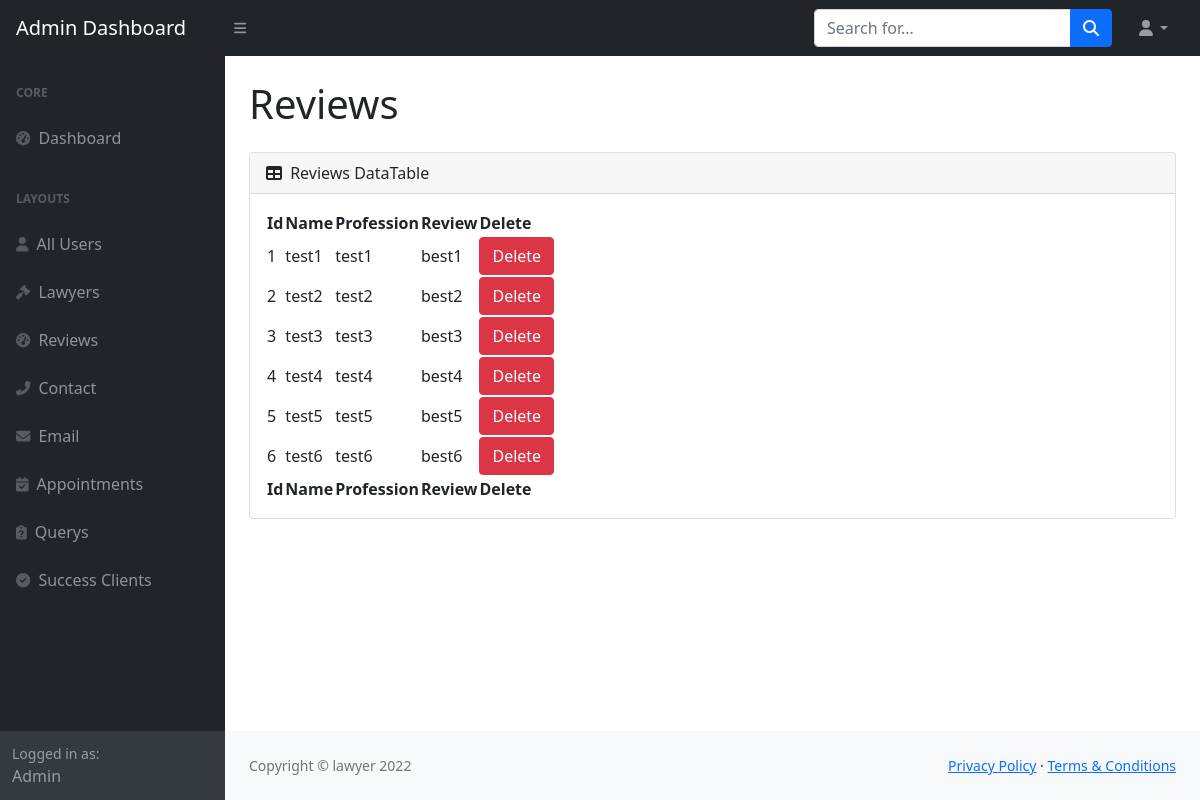
The page /Admin/reviews.php (signed in) on the database its author committed.
### tables this page shows
CREATE TABLE `client_review` (
  `Id` int(11) NOT NULL,
  `Name` varchar(255) NOT NULL,
  `Profession` varchar(255) NOT NULL,
  `Review` varchar(255) NOT NULL
);

### Admin/reviews.php (the view, shortened to what this page needs)
<?php
    include_once("./include/conn.inc.php");
    include_once("header.php");
    if ($_SESSION["role"] == "0") {
?>
<div id="layoutSidenav_content">
    <main>
        <div class="container-fluid px-4">
            <h1 class="mt-4 mb-4">Reviews</h1>
            <div class="card mb-4">
                <div class="card-header">
                    <i class="fas fa-table me-1"></i>
                    Reviews DataTable
                </div>
                <div class="card-body">
                    <table id="datatablesSimple">
                        <thead>
                            <tr>
                                <th>Id</th>
                                <th>Name</th>
                                <th>Profession</th>
                                <th>Review</th>
                                <th>Delete</th>
                            </tr>
                        </thead>
                        <tfoot>
                            <tr>
                                <th>Id</th>
                                <th>Name</th>
                                <th>Profession</th>
                                <th>Review</th>
                                <th>Delete</th>
                            </tr>
                        </tfoot>
                        <?php
                            $query = "SELECT * FROM `client_review`";
                            $result = mysqli_query($conn, $query);
                            if (mysqli_num_rows($result)) {
                                while ($row = mysqli_fetch_array($result)) {
                        ?>
                        <tbody>
                            <tr>
                                <td><?php echo $row[0] ?></td>
                                <td><?php echo $row[1] ?></td>
                                <td><?php echo $row[2] ?></td>
                                <td><?php echo $row[3] ?></td>
                                <td><button type="button" value="<?php echo $row[0]; ?>" class="btn btn-danger deleteBtn" data-bs-toggle="modal" data-bs-target="#modalDelete">Delete</button></td>
                            </tr>
                        </tbody>
                        <?php
                                }
                            }
                        ?>
                    </table>
                </div>
            </div>
        </div>
    </main>
<?php
include_once("footer.php");
?>
<?php
    }
    else {
    ?>
    <script>
        window.location.assign("../Admin/login.php");
    </script>
    <?php
    }
?>

### Admin/header.php (shortened to what this page needs)
<!DOCTYPE html>
<html lang="en">
    <head>
        <link href="https://cdn.jsdelivr.net/npm/bootstrap@5.1.3/dist/css/bootstrap.min.css" rel="stylesheet">
        <link href="https://cdn.jsdelivr.net/npm/simple-datatables@latest/dist/style.css" rel="stylesheet" />
        <link href="css/styles.css" rel="stylesheet" />
    </head>
    <body class="sb-nav-fixed">
        <nav class="sb-topnav navbar navbar-expand navbar-dark bg-dark">
            <a class="navbar-brand ps-3" href="index.php">Admin Dashboard</a>
            <button class="btn btn-link btn-sm order-1 order-lg-0 me-4 me-lg-0" id="sidebarToggle" href="#!"><i class="fas fa-bars"></i></button>
            <form class="d-none d-md-inline-block form-inline ms-auto me-0 me-md-3 my-2 my-md-0">
                <div class="input-group">
                    <input class="form-control" type="text" placeholder="Search for..." aria-label="Search for..." aria-describedby="btnNavbarSearch" />
                    <button class="btn btn-primary" id="btnNavbarSearch" type="button"><i class="fas fa-search"></i></button>
                </div>
            </form>
            <ul class="navbar-nav ms-auto ms-md-0 me-3 me-lg-4">
                <li class="nav-item dropdown">
                    <a class="nav-link dropdown-toggle" id="navbarDropdown" href="#" role="button" data-bs-toggle="dropdown" aria-expanded="false"><i class="fas fa-user fa-fw"></i></a>
                </li>
            </ul>
        </nav>
        <div id="layoutSidenav">
            <div id="layoutSidenav_nav">
                <nav class="sb-sidenav accordion sb-sidenav-dark" id="sidenavAccordion">
                    <div class="sb-sidenav-menu">
                        <div class="nav">
                            <div class="sb-sidenav-menu-heading">Core</div>
                            <a class="nav-link" href="index.php">
                                <div class="sb-nav-link-icon"><i class="fas fa-tachometer-alt"></i></div>
                                Dashboard
                            </a>
                            <div class="sb-sidenav-menu-heading">Layouts</div>
                            <a class="nav-link" href="users.php">
                                <div class="sb-nav-link-icon"><i class="fas fa-user"></i></div>
                                All Users
                            </a>
                            <a class="nav-link" href="lawyers.php">
                                <div class="sb-nav-link-icon"><i class="fas fa-gavel"></i></div>
                                Lawyers
                            </a>
                            <a class="nav-link" href="reviews.php">
                                <div class="sb-nav-link-icon"><i class="fas fa-tachometer-alt"></i></div>
                                Reviews
                            </a>
                            <a class="nav-link" href="contact.php">
                                <div class="sb-nav-link-icon"><i class="fas fa-phone-alt"></i></div>
                                Contact
                            </a>
                            <a class="nav-link" href="email.php">
                                <div class="sb-nav-link-icon"><i class="fas fa-envelope"></i></div>
                                Email
                            </a>
                            <a class="nav-link" href="appointment.php">
                                <div class="sb-nav-link-icon"><i class="fa-solid fa-calendar-check"></i></div>
                                Appointments
                            </a>
                            <a class="nav-link" href="query.php">
                                <div class="sb-nav-link-icon"><i class="fa-solid fa-clipboard-question"></i></div>
                                Querys
                            </a>
                            <a class="nav-link" href="success_clients.php">
                                <div class="sb-nav-link-icon"><i class="fa-solid fa-circle-check"></i></div>
                                Success Clients
                            </a>
                        </div>
                    </div>
                    <div class="sb-sidenav-footer">
                        <div class="small">Logged in as:</div>
                        <?php echo $_SESSION["name"]; ?>
                    </div>
                </nav>
            </div>

### Admin/footer.php (shortened to what this page needs)
                <footer class="py-4 bg-light mt-auto">
                    <div class="container-fluid px-4">
                        <div class="d-flex align-items-center justify-content-between small">
                            <div class="text-muted">Copyright &copy; lawyer 2022</div>
                            <div>
                                <a href="#">Privacy Policy</a>
                                &middot;
                                <a href="#">Terms &amp; Conditions</a>
                            </div>
                        </div>
                    </div>
                </footer>
            </div>
        </div>
    </body>
</html>

### rows shown on the page
client_review: Id "1", Name "test1", Profession "test1", Review "best1"
client_review: Id "2", Name "test2", Profession "test2", Review "best2"
client_review: Id "3", Name "test3", Profession "test3", Review "best3"
client_review: Id "4", Name "test4", Profession "test4", Review "best4"
client_review: Id "5", Name "test5", Profession "test5", Review "best5"
client_review: Id "6", Name "test6", Profession "test6", Review "best6"

### other values the page prints
$_SESSION["name"] "Admin"
